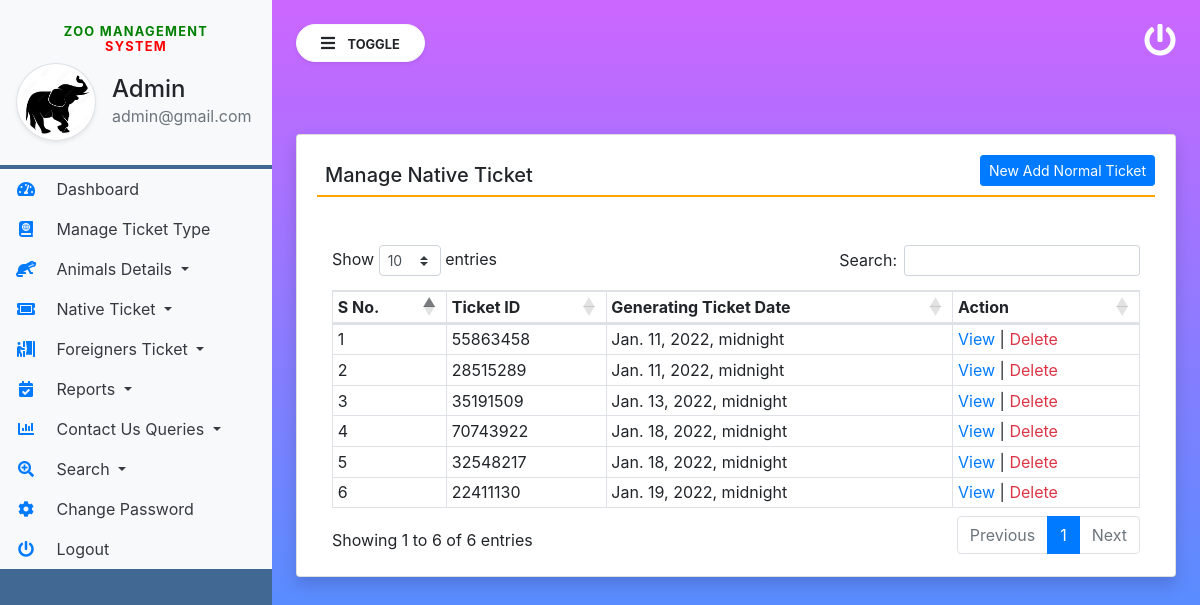
The page /manage_NormalTicket (signed in) on the database its author committed.
### zoo/models.py (models this page shows, shortened)
class Ticindian(models.Model):
    TicketID = models.CharField(max_length=100, null=True)
    NoAdult = models.CharField(max_length=50, null=True)
    NoChildren = models.CharField(max_length=50, null=True)
    AdultUnitprice = models.CharField(max_length=100, null=True)
    ChildUnitprice = models.CharField(max_length=100, null=True)
    PostingDate = models.DateTimeField(null=True)

### zoo/views.py (the view)
# urls.py: path('manage_NormalTicket', manage_NormalTicket, name='manage_NormalTicket'),
def manage_NormalTicket(request):
    if not request.user.is_authenticated:
        return redirect('admin_login')
    ticketind = Ticindian.objects.all()
    return render(request, 'manage_NormalTicket.html', locals())

### zoo/templates/manage_NormalTicket.html
{% extends 'admin_base.html' %}
{% block main  %}
<div class="card shadow mt-5">
    <div class="card-body">
        <a href="{% url 'add_NormalTicket' %}" class="btn btn-primary float-right btn-sm">New Add Normal Ticket</a>
        <h5 class="p-2" style="border-bottom: 2px solid orange;">Manage Native Ticket</h5>
        <div class="container-fluid mt-5">
            <table class="table table-bordered table-sm" id="example">
                <thead>
                <tr>
                    <th>S No.</th>
                    <th>Ticket ID</th>
                    <th>Generating Ticket Date</th>
                    <th>Action</th>
                </tr>
                </thead>
                <tbody>
                  {% for i in ticketind %}
                <tr>
                    <td>{{forloop.counter}}</td>
                    <td>{{i.TicketID}}</td>
                    <td>{{i.PostingDate}}</td>
                    <td><a href="{% url 'view_NormalTicket' i.id %}" class="text-primary">View</a> |
                        <a href="{% url 'delete_NormalTicket' i.id %}" class="text-danger" onclick="return confirm('Are You Sure?')">Delete</a>
                    </td>
                </tr>
                  {% endfor %}
                </tbody>
            </table>
        </div>
    </div>
</div>
{% endblock %}

### zoo/templates/admin_base.html (shortened to what this page needs)
{% load static %}
<html lang="en">
<head>
    <link rel="stylesheet" href="https://maxcdn.bootstrapcdn.com/bootstrap/4.3.1/css/bootstrap.min.css">
    <link rel="stylesheet" href="https://use.fontawesome.com/releases/v5.6.3/css/all.css"
>
    <link rel="stylesheet" href="https://cdnjs.cloudflare.com/ajax/libs/twitter-bootstrap/4.5.2/css/bootstrap.css">
    <link rel="stylesheet" href="https://cdn.datatables.net/1.11.3/css/dataTables.bootstrap4.min.css">
    <link rel="stylesheet" type="text/css" href="{% static 'css/sidebar.css' %}">
</head>
<body>
<div class="vertical-nav bg-custom" id="sidebar">
    <div class="py-4 px-3 mb-1 bg-light">
        <center><h4 class="font-weight-bold text-uppercase px-3 small dashboard-text"><span style="color: green">Zoo Management</span> <span style="color: red">System</span></h4></center>
        <div class="media d-flex align-items-center">
            <img src="{% static 'images/animal1.png' %}" width="80" height="80"
                 class="mr-3 rounded-circle img-thumbnail shadow-sm">
            <div class="media-body">
                <h4 class="mb-0">Admin</h4>
                <p class="text-muted mb-0">{{request.user.email}}</p>
            </div>
        </div>
    </div>
    <ul class="nav flex-column bg-white">
        <li class="nav-item">
            <a href="{% url 'admin_home' %}" class="nav-link text-dark bg-light">
                <i class="fas fa-tachometer-alt fa-fw mr-3 text-primary"></i>
                Dashboard
            </a>
        </li>
        <li class="nav-item">
            <a href="{% url 'manage_Ticket_Type' %}" class="nav-link text-dark bg-light">
                <i class="fas fa-atlas mr-3 text-primary fa-fw"></i>
                Manage Ticket Type
            </a>
        </li>
        <li class="nav-item dropdown">
            <a class="nav-link dropdown-toggle text-dark bg-light" href="#" data-toggle="dropdown">
                <i class="fas fa-otter mr-3 text-primary fa-fw"></i> Animals Details
            </a>
        </li>
        <li class="nav-item dropdown">
            <a class="nav-link dropdown-toggle text-dark bg-light" href="#" id="navbardrop" data-toggle="dropdown">
                <i class="fas fa-ticket-alt mr-3 text-primary fa-fw"></i> Native Ticket
            </a>
        </li>
        <li class="nav-item dropdown">
            <a class="nav-link dropdown-toggle text-dark bg-light" href="#" data-toggle="dropdown">
                <i class="fas fa-person-booth mr-3 text-primary fa-fw"></i> Foreigners Ticket
            </a>
        </li>
        <li class="nav-item dropdown">
            <a class="nav-link dropdown-toggle text-dark bg-light" href="#" data-toggle="dropdown">
                <i class="fas fa-calendar-check mr-3 text-primary fa-fw"></i> Reports
            </a>
        </li>
        <li class="nav-item dropdown">
            <a class="nav-link dropdown-toggle text-dark bg-light" href="#" data-toggle="dropdown">
                <i class="fas fa-chart-bar mr-3 text-primary fa-fw"></i> Contact Us Queries
            </a>
        </li>
        <li class="nav-item dropdown">
            <a class="nav-link dropdown-toggle text-dark bg-light" href="#" data-toggle="dropdown">
                <i class="fas fa-search-plus mr-3 text-primary fa-fw"></i> Search
            </a>
        </li>
        <li class="nav-item">
            <a href="{% url 'changePassword' %}" class="nav-link text-dark bg-light">
                <i class="fas fa-cog mr-3 text-primary fa-fw"></i>
                Change Password
            </a>
        </li>
        <li class="nav-item">
            <a href="/logout" class="nav-link text-dark bg-light">
                <i class="fas fa-power-off mr-3 text-primary fa-fw"></i>
                Logout
            </a>
        </li>
    </ul>
</div>
<div class="page-content p-4" id="content">
    <a href="/logout" title="logout" class="float-right text-white"><i class="fas fa-power-off fa-2x"></i></a>
    <button id="sidebarCollapse" type="button" class="btn btn-light bg-white rounded-pill shadow-sm px-4 mb-4">
        <i class="fas fa-bars mr-2"></i>
        <small class="text-uppercase font-weight-bold">Toggle</small>
    </button>
    {% block main %}
    {% endblock %}
</div>
</body>
</html>

### zoo/static/css/sidebar.css (style rules this page uses)
body { background: linear-gradient(to bottom, #cc66ff 0%, #3399ff 100%); min-height:100vh; }
.vertical-nav { min-width : 17rem; width : 17rem; height:100vh; position:fixed; top:0; left:0; transition: all 0.4s; }
.page-content { width:calc(100% - 17rem); margin-left:17rem; transition:all 0.4s; }
.dashboard-text { letter-spacing : 0.1em; color : #aaa; }
.bg-custom { background-color: #406893!important; }

### rows shown on the page
Ticindian: TicketID "55863458", PostingDate "Jan. 11, 2022, midnight"
Ticindian: TicketID "28515289", PostingDate "Jan. 11, 2022, midnight"
Ticindian: TicketID "35191509", PostingDate "Jan. 13, 2022, midnight"
Ticindian: TicketID "70743922", PostingDate "Jan. 18, 2022, midnight"
Ticindian: TicketID "32548217", PostingDate "Jan. 18, 2022, midnight"
Ticindian: TicketID "22411130", PostingDate "Jan. 19, 2022, midnight"

### other values the page prints
{{ request.user.email }} "admin@gmail.com"
